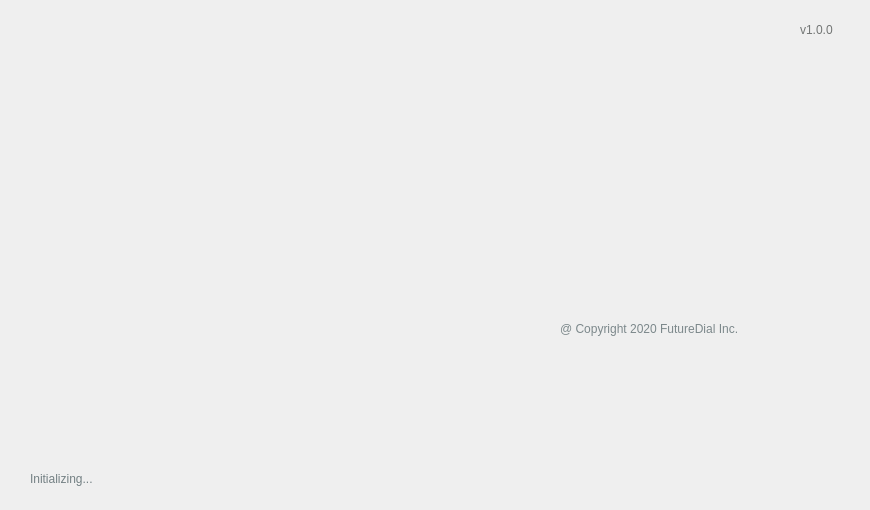
<?xml version="1.0" encoding="UTF-8"?>
<ui version="4.0">
 <class>SplashWidget</class>
 <widget class="QWidget" name="SplashWidget">
  <property name="geometry">
   <rect>
    <x>0</x>
    <y>0</y>
    <width>870</width>
    <height>510</height>
   </rect>
  </property>
  <property name="minimumSize">
   <size>
    <width>870</width>
    <height>510</height>
   </size>
  </property>
  <property name="maximumSize">
   <size>
    <width>870</width>
    <height>510</height>
   </size>
  </property>
  <property name="windowTitle">
   <string>SplashWidget</string>
  </property>
  <property name="styleSheet">
   <string notr="true">QLabel {
	background: transparent;
}

#label_version {
	color: rgba(114, 117, 116, 1);
}

#label_copyright {
	color: rgba(124, 136, 139, 1);
}

#label_msg {
	color: rgba(115, 128, 131, 1);
}
</string>
  </property>
  <widget class="QLabel" name="label_msg">
   <property name="geometry">
    <rect>
     <x>30</x>
     <y>470</y>
     <width>181</width>
     <height>17</height>
    </rect>
   </property>
   <property name="text">
    <string>Initializing...</string>
   </property>
  </widget>
  <widget class="QLabel" name="label_copyright">
   <property name="geometry">
    <rect>
     <x>560</x>
     <y>320</y>
     <width>241</width>
     <height>17</height>
    </rect>
   </property>
   <property name="text">
    <string>@ Copyright 2020 FutureDial Inc.</string>
   </property>
  </widget>
  <widget class="QLabel" name="label_version">
   <property name="geometry">
    <rect>
     <x>800</x>
     <y>20</y>
     <width>51</width>
     <height>20</height>
    </rect>
   </property>
   <property name="text">
    <string>v1.0.0</string>
   </property>
  </widget>
 </widget>
 <resources/>
 <connections/>
</ui>
